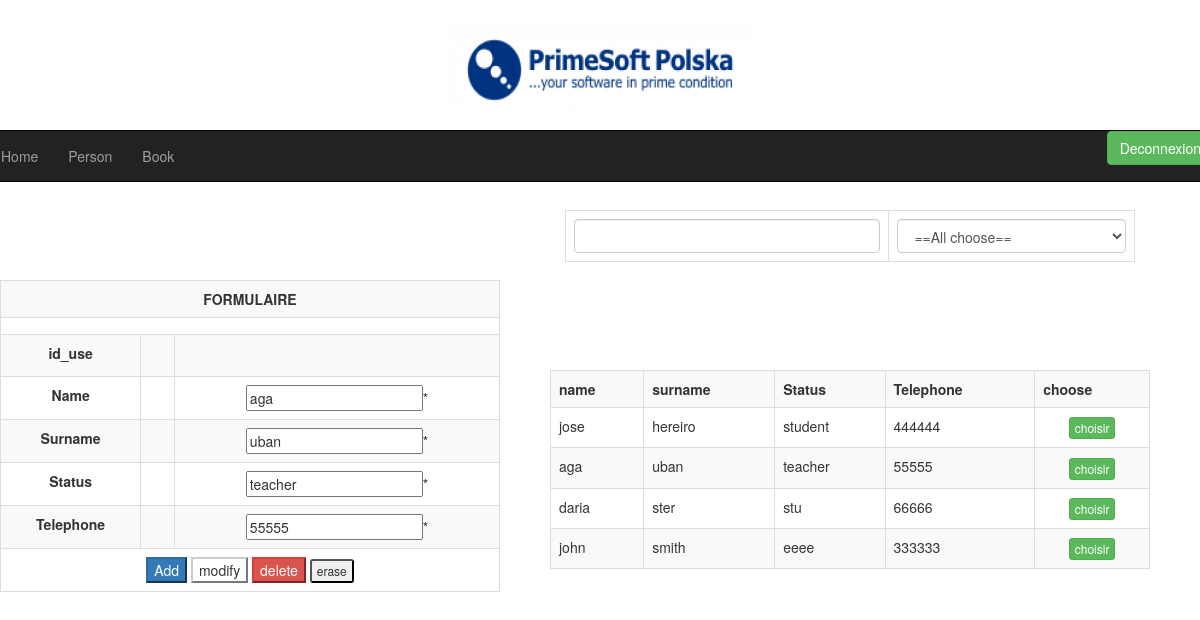
The page /borrow/person.php?code=2 on the database its author committed.
### tables this page shows
CREATE TABLE IF NOT EXISTS person (
  id_use int(11) NOT NULL AUTO_INCREMENT,
  name varchar(50) DEFAULT NULL,
  surname varchar(50) DEFAULT NULL,
  status varchar(50) NOT NULL,
  telephone varchar(50) NOT NULL,
  etat int(11) NOT NULL DEFAULT 1,
  PRIMARY KEY (id_use)
);

### borrow/person.php (the view, shortened to what this page needs)
<?php include('header.php')?>
<div class='formulaire'>
<form method="post" action="<?php echo $_SERVER['PHP_SELF']; ?>"  align="center"><br/>
				 <table class="table table-bordered table-striped">
				 	<tr>
				 		<td colspan='3'><b>FORMULAIRE </b></td>
				 	</tr><br/>
					<?php
					echo"<tr><td colspan =\"3\">";
					echo"</td></tr>";
					if(isset($_GET['code']))
					{
					$a='select * from person where id_use='.$_GET['code'];
					$s= mysql_query($a) or die(mysql_error());
					$rows1=mysql_fetch_array($s);}
					?>
					<tr>
				 		<td><label for="id_use"><b>id_use<b/></label></td>
				 		<td>&nbsp;</td>
				 		<td><input type="hidden" name="id_use" id="id_use" <?php if(isset($_GET['code'])) echo 'value="'.$rows1['id_use'].'"'; else echo 'value=""' ?>;/></td>
				 	</tr>
					<tr>
				 		<td><label for="name"><b>Name<b/></label></td>
				 		<td>&nbsp;</td>
				 		<td><input type="text" name="name" id="name" <?php if(isset($_GET['code'])) echo 'value="'.$rows1['name'].'"'; else echo 'value=""' ?>;/>*</td>
				 	</tr>
					<tr>
				 		<td><label for="surname"><b>Surname<b/></label></td>
				 		<td>&nbsp;</td>
				 		<td><input type="text" name="surname" id="surname"  <?php if(isset($_GET['code'])) echo 'value="'.$rows1['surname'].'"'; else echo 'value=""' ?>/>*</td>
				 	</tr>
                    <tr>
				 		<td><label for="status"><b>Status<b/></label></td>
				 		<td>&nbsp;</td>
				 		<td><input type="text" name="status" id="status"  <?php if(isset($_GET['code'])) echo 'value="'.$rows1['status'].'"'; else echo 'value=""' ?>/>*</td>
				 	</tr>
					  <tr>
				 		<td><label for="telephone"><b>Telephone<b/></label></td>
				 		<td>&nbsp;</td>
				 		<td><input type="text" name="telephone" id="telephone"  <?php if(isset($_GET['code'])) echo 'value="'.$rows1['telephone'].'"'; else echo 'value=""' ?>/>*</td>
				 	</tr>
					 <br/> <br/>
				 	<tr>
				 		<td colspan="3"><input type="submit" name="send" class='btn-primary' value="Add" onclick="return validerformulaire();"/>
                        <input type="submit" name="modify" class='btn-default' value="modify"/>
                         <input type="submit" name="delete" class='btn-danger' value="delete"/>
						 <input type="reset" name="cancel" class='btn-xs' value="erase"/></td>
				 	</tr>
				 </table>
			 </form>
	</div>
<?php
$sql2="select * from person";
	$reccord_sql2=mysql_query($sql2);
	$nb=mysql_num_rows($reccord_sql2);
	if($nb>0)
	{
		$rows=mysql_fetch_array($reccord_sql2);
?>
<div class='liste'>
						<table class="table table-bordered table-striped">
						<tr>
							<th>name</th>
							<th>surname</th>
							<th>Status</th>
							<th>Telephone</th>
							<th>choose</th>
						</tr>
						<?php
						do{ ?>
							<tr bgcolor="white">
								<td><?php echo $rows['name']; ?></td>
								<td><?php echo $rows['surname']; ?></td>
								<td><?php echo $rows['status']; ?></td>
								<td><?php echo $rows['telephone']; ?></td>
								<td align="center"><a href="person.php?code=<?php echo $rows['id_use'];?>"<button type='button' class='btn btn-success btn-xs'>choisir</button></a></td>
							</tr>
						<?php }while($rows=mysql_fetch_array($reccord_sql2)); ?>
					</table>
					<?php
				}else{
					echo"no  table save";
				}
				?>
</div>
<div class='recherche'>
			<br/><br/>
		<div id="div1" class="col-xs-12 col-sm-12 col-md-12 col-lg-12">
			<form>
				<table class="table table-bordered">
					<tr>
						<td>
							<input type="text" class="form-control" id="rech1"/>
						</td>
						<td>
						<select class='form-control'>
						<option value='6' select='selected'>==All choose==</option>
						</select>
						</td>
					</tr>
				</table>
			</form>
</div>

### borrow/style.css (style rules this page uses)
.formulaire { position:absolute; width:500px; height:400px; top:200px; }
.liste { position:absolute; width:600px; height:400px; left:550px; top:350px; overflow:auto; }
.recherche { position:absolute; width:600px; height:100px; left:550px; top:150px; }

### rows shown on the page
person: name "aga", surname "uban", status "teacher", telephone "55555"
person: name "jose", surname "hereiro", status "student", telephone "444444"
person: name "daria", surname "ster", status "stu", telephone "66666"
person: name "john", surname "smith", status "eeee", telephone "333333"
